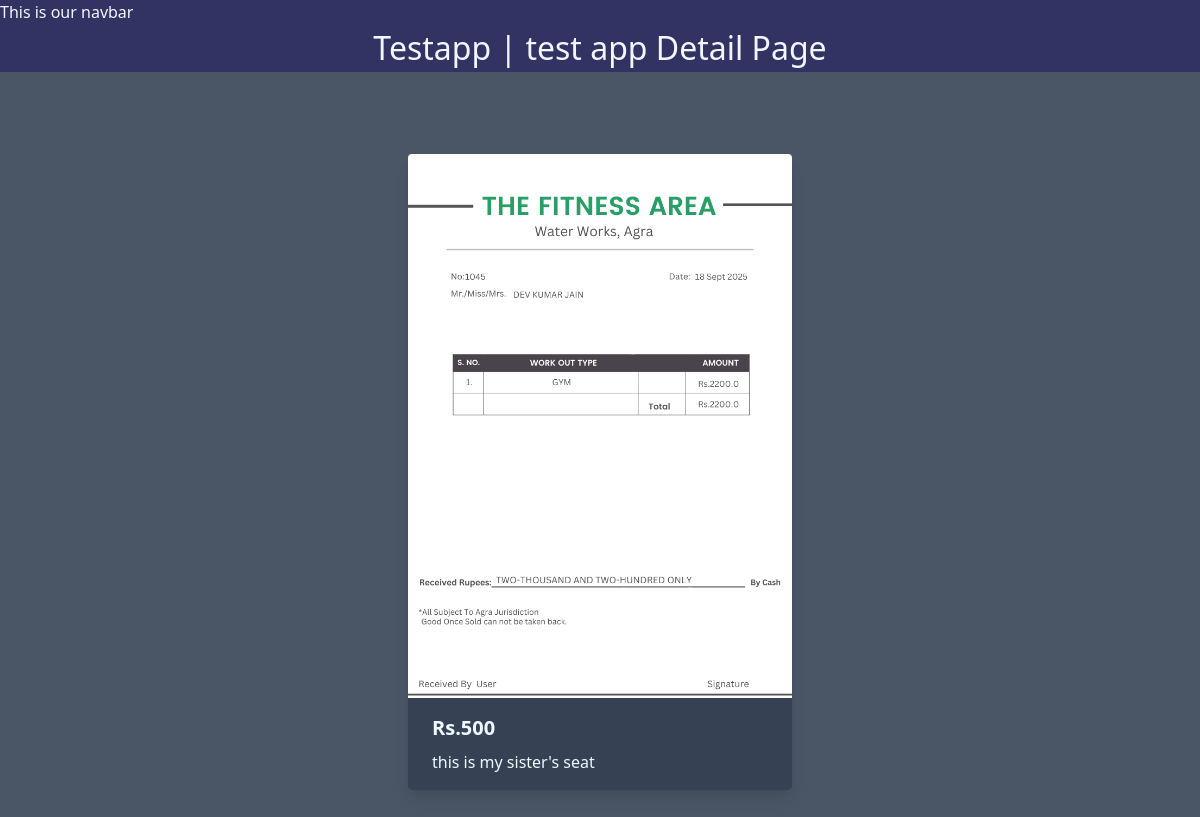
The app's page /testapp/2/ with its own data.
### testapp/models.py (models this page shows, shortened)
class testappVariety(models.Model):
    TEST_TYPE_CHOICE = [
        ('MD', 'Middle'),
        ('WD', 'Window'),
        ('AL', 'Aile'),
    ]
    name = models.CharField(max_length=50)
    image = models.ImageField(upload_to='testapps/')
    date_added = models.DateTimeField(default=timezone.now)
    type = models.CharField(max_length=2, choices=TEST_TYPE_CHOICE)
    description = models.TextField(default='')
    price = models.TextField(default='')

### testapp/views.py (the view)
# urls.py: path('<int:seat_id>/', views.seat_detail, name ='seat_detail'),
def seat_detail(request, seat_id):
    seat = get_object_or_404(testappVariety, pk=seat_id)
    return render(request, 'testapp/testapp_detail.html', {'seat': seat})

### testapp/templates/testapp/testapp_detail.html (shortened to what this page needs)
{% extends "layout.html" %}
{% block content %}
<h1>Testapp | test app Detail Page</h1>
<div class="flex justify-center items-center min-h-screen bg-gray-600 ">
    <div class="max-w-sm rounded overflow-hidden shadow-lg">
        <img class="w-full" src="{{seat.image.url}}" alt="Sunset in the mountains">
        <div class="px-6 py-4 bg-gray-700">
          <div class="font-bold text-xl mb-2">Rs.{{seat.price}}</div>
          <p class="text-shadow-indigo-200 text-base">
            {{seat.description}}
          </p>
        </div>
    </div>
</div>
{% endblock %}

### static/style.css (style rules this page uses)
body { background-color: rgb(50, 50, 99); color:aliceblue; }
h1 { text-align: center; font-size: 2em; }

### records on screen
testappVariety: image (picture), price "500", description "this is my sister's seat"
